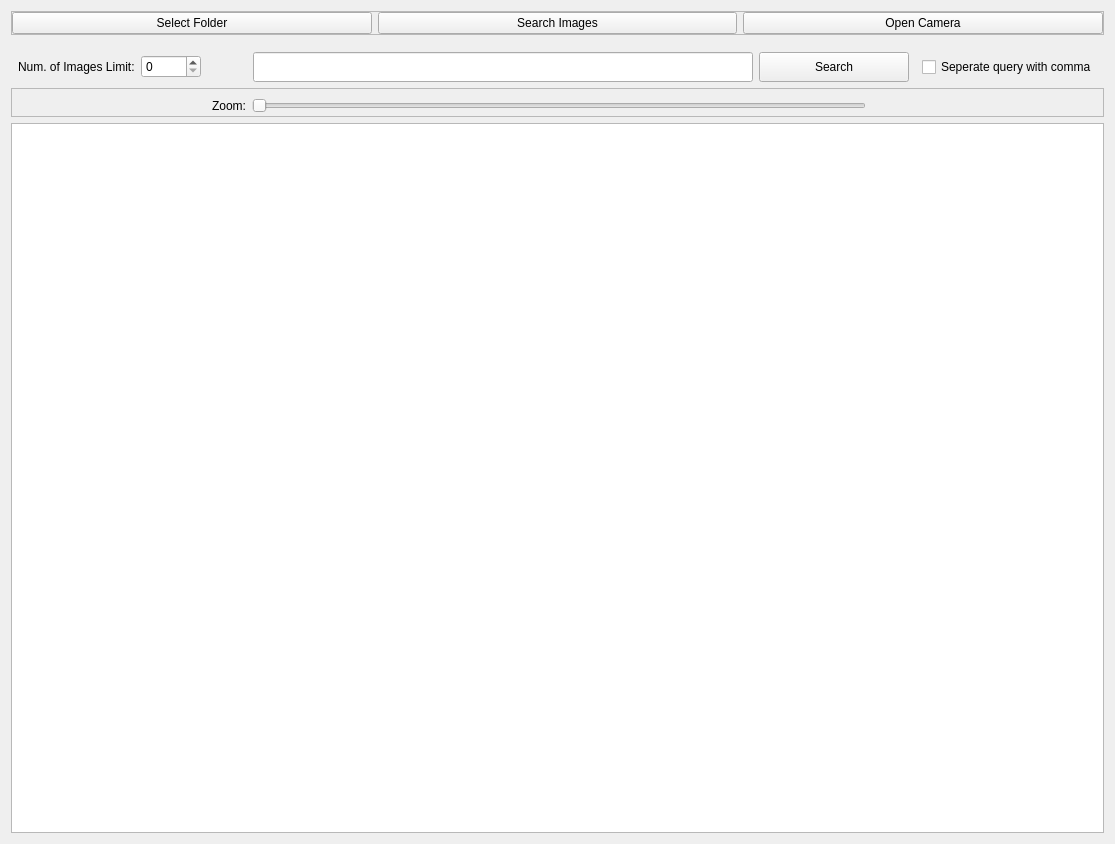
<?xml version="1.0" encoding="UTF-8"?>
<ui version="4.0">
 <class>Main</class>
 <widget class="QWidget" name="Main">
  <property name="geometry">
   <rect>
    <x>0</x>
    <y>0</y>
    <width>1115</width>
    <height>844</height>
   </rect>
  </property>
  <property name="windowTitle">
   <string>Form</string>
  </property>
  <layout class="QVBoxLayout" name="verticalLayout">
   <item>
    <widget class="QFrame" name="frame_5">
     <property name="minimumSize">
      <size>
       <width>0</width>
       <height>20</height>
      </size>
     </property>
     <property name="frameShape">
      <enum>QFrame::StyledPanel</enum>
     </property>
     <property name="frameShadow">
      <enum>QFrame::Raised</enum>
     </property>
     <layout class="QHBoxLayout" name="horizontalLayout_4">
      <property name="leftMargin">
       <number>0</number>
      </property>
      <property name="topMargin">
       <number>0</number>
      </property>
      <property name="rightMargin">
       <number>0</number>
      </property>
      <property name="bottomMargin">
       <number>0</number>
      </property>
      <item>
       <widget class="QPushButton" name="selectFolderButton">
        <property name="text">
         <string>Select Folder</string>
        </property>
       </widget>
      </item>
      <item>
       <widget class="QPushButton" name="searchImagesButton">
        <property name="text">
         <string>Search Images</string>
        </property>
       </widget>
      </item>
      <item>
       <widget class="QPushButton" name="openCameraButton">
        <property name="text">
         <string>Open Camera</string>
        </property>
       </widget>
      </item>
     </layout>
    </widget>
   </item>
   <item>
    <widget class="QFrame" name="searchFrame">
     <property name="maximumSize">
      <size>
       <width>16777215</width>
       <height>50</height>
      </size>
     </property>
     <property name="frameShape">
      <enum>QFrame::NoFrame</enum>
     </property>
     <property name="frameShadow">
      <enum>QFrame::Raised</enum>
     </property>
     <layout class="QHBoxLayout" name="horizontalLayout">
      <property name="leftMargin">
       <number>0</number>
      </property>
      <property name="topMargin">
       <number>11</number>
      </property>
      <property name="rightMargin">
       <number>0</number>
      </property>
      <property name="bottomMargin">
       <number>0</number>
      </property>
      <item>
       <spacer name="horizontalSpacer_4">
        <property name="orientation">
         <enum>Qt::Horizontal</enum>
        </property>
        <property name="sizeHint" stdset="0">
         <size>
          <width>40</width>
          <height>20</height>
         </size>
        </property>
       </spacer>
      </item>
      <item>
       <widget class="QLabel" name="label">
        <property name="text">
         <string>Num. of Images Limit:</string>
        </property>
       </widget>
      </item>
      <item>
       <widget class="QSpinBox" name="imageLimit">
        <property name="minimumSize">
         <size>
          <width>60</width>
          <height>0</height>
         </size>
        </property>
       </widget>
      </item>
      <item>
       <spacer name="horizontalSpacer_5">
        <property name="orientation">
         <enum>Qt::Horizontal</enum>
        </property>
        <property name="sizeType">
         <enum>QSizePolicy::Maximum</enum>
        </property>
        <property name="sizeHint" stdset="0">
         <size>
          <width>80</width>
          <height>0</height>
         </size>
        </property>
       </spacer>
      </item>
      <item>
       <widget class="QLineEdit" name="searchLine">
        <property name="minimumSize">
         <size>
          <width>500</width>
          <height>30</height>
         </size>
        </property>
        <property name="alignment">
         <set>Qt::AlignCenter</set>
        </property>
       </widget>
      </item>
      <item>
       <widget class="QPushButton" name="searchButton">
        <property name="minimumSize">
         <size>
          <width>150</width>
          <height>30</height>
         </size>
        </property>
        <property name="text">
         <string>Search</string>
        </property>
       </widget>
      </item>
      <item>
       <spacer name="horizontalSpacer_2">
        <property name="orientation">
         <enum>Qt::Horizontal</enum>
        </property>
        <property name="sizeType">
         <enum>QSizePolicy::Maximum</enum>
        </property>
        <property name="sizeHint" stdset="0">
         <size>
          <width>40</width>
          <height>20</height>
         </size>
        </property>
       </spacer>
      </item>
      <item>
       <widget class="QCheckBox" name="queryCommaCheck">
        <property name="text">
         <string>Seperate query with comma</string>
        </property>
       </widget>
      </item>
      <item>
       <spacer name="horizontalSpacer_6">
        <property name="orientation">
         <enum>Qt::Horizontal</enum>
        </property>
        <property name="sizeHint" stdset="0">
         <size>
          <width>40</width>
          <height>20</height>
         </size>
        </property>
       </spacer>
      </item>
     </layout>
    </widget>
   </item>
   <item>
    <widget class="QFrame" name="frame_3">
     <property name="frameShape">
      <enum>QFrame::StyledPanel</enum>
     </property>
     <property name="frameShadow">
      <enum>QFrame::Raised</enum>
     </property>
     <layout class="QHBoxLayout" name="horizontalLayout_3">
      <property name="leftMargin">
       <number>0</number>
      </property>
      <property name="topMargin">
       <number>0</number>
      </property>
      <property name="rightMargin">
       <number>0</number>
      </property>
      <property name="bottomMargin">
       <number>0</number>
      </property>
      <item>
       <widget class="QFrame" name="zoomFrame">
        <property name="minimumSize">
         <size>
          <width>0</width>
          <height>20</height>
         </size>
        </property>
        <property name="maximumSize">
         <size>
          <width>25000</width>
          <height>50</height>
         </size>
        </property>
        <property name="frameShape">
         <enum>QFrame::NoFrame</enum>
        </property>
        <property name="frameShadow">
         <enum>QFrame::Raised</enum>
        </property>
        <layout class="QHBoxLayout" name="horizontalLayout_2">
         <property name="leftMargin">
          <number>0</number>
         </property>
         <property name="topMargin">
          <number>7</number>
         </property>
         <property name="rightMargin">
          <number>0</number>
         </property>
         <property name="bottomMargin">
          <number>0</number>
         </property>
         <item>
          <spacer name="horizontalSpacer_3">
           <property name="orientation">
            <enum>Qt::Horizontal</enum>
           </property>
           <property name="sizeType">
            <enum>QSizePolicy::Maximum</enum>
           </property>
           <property name="sizeHint" stdset="0">
            <size>
             <width>200</width>
             <height>0</height>
            </size>
           </property>
          </spacer>
         </item>
         <item>
          <widget class="QLabel" name="label_2">
           <property name="text">
            <string>Zoom:</string>
           </property>
          </widget>
         </item>
         <item>
          <widget class="QSlider" name="galleryZoomSlider">
           <property name="orientation">
            <enum>Qt::Horizontal</enum>
           </property>
          </widget>
         </item>
         <item>
          <spacer name="horizontalSpacer">
           <property name="orientation">
            <enum>Qt::Horizontal</enum>
           </property>
           <property name="sizeType">
            <enum>QSizePolicy::Maximum</enum>
           </property>
           <property name="sizeHint" stdset="0">
            <size>
             <width>237</width>
             <height>20</height>
            </size>
           </property>
          </spacer>
         </item>
        </layout>
       </widget>
      </item>
     </layout>
    </widget>
   </item>
   <item>
    <widget class="QFrame" name="frame_2">
     <property name="minimumSize">
      <size>
       <width>0</width>
       <height>500</height>
      </size>
     </property>
     <property name="frameShape">
      <enum>QFrame::NoFrame</enum>
     </property>
     <property name="frameShadow">
      <enum>QFrame::Raised</enum>
     </property>
     <layout class="QVBoxLayout" name="verticalLayout_2">
      <property name="spacing">
       <number>0</number>
      </property>
      <property name="leftMargin">
       <number>0</number>
      </property>
      <property name="topMargin">
       <number>0</number>
      </property>
      <property name="rightMargin">
       <number>0</number>
      </property>
      <property name="bottomMargin">
       <number>0</number>
      </property>
      <item>
       <widget class="QListWidget" name="galleryList">
        <property name="maximumSize">
         <size>
          <width>16777215</width>
          <height>16777215</height>
         </size>
        </property>
       </widget>
      </item>
     </layout>
    </widget>
   </item>
  </layout>
 </widget>
 <resources/>
 <connections/>
</ui>
